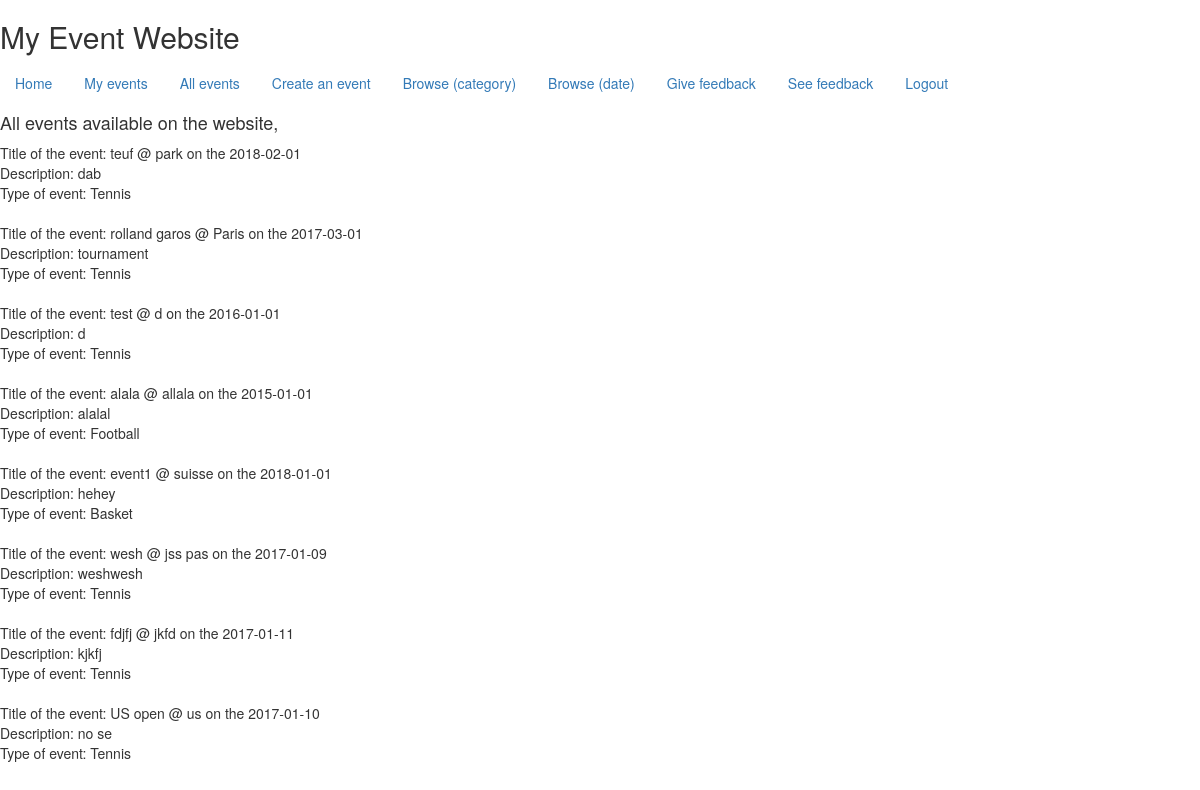
Screenshot of /allEvents.php with the database file from the repository.
### tables this page shows
CREATE TABLE IF NOT EXISTS `events` (
  `id` int(255) NOT NULL AUTO_INCREMENT,
  `title` varchar(255) NOT NULL,
  `description` varchar(255) NOT NULL,
  `location` varchar(255) NOT NULL,
  `startdate` date NOT NULL,
  `enddate` date NOT NULL,
  `categorisation` varchar(255) NOT NULL,
  `tickets` int(5) NOT NULL,
  `userid` int(11) NOT NULL,
  PRIMARY KEY (`id`),
  KEY `userid` (`userid`)
);

### allEvents.php (the view, shortened to what this page needs)
<?php
$query = "SELECT * FROM events";
$result = mysql_query($query);
?>
<!doctype html>
<html>
  <link rel="stylesheet" href="https://maxcdn.bootstrapcdn.com/bootstrap/3.3.7/css/bootstrap.min.css">
<head>
</head>
<body>
 <h2>My Event Website</h2>
  <ul class="nav nav-pills" role="tablist">
    <li><a href="home.html">Home</a></li>
    <li><a href="myevents.php">My events</a></li>
    <li><a href=" class=active">All events</a></li>
    <li><a href="createEvent.php">Create an event</a></li>
    <li><a href="browsebycategory.php">Browse (category)</a></li>
    <li><a href="browseByDate.php">Browse (date)</a></li>
    <li><a href="feedback.php">Give feedback</a></li>
    <li><a href="seefeedback.php">See feedback</a></li>
    <li> <a href="logout.php">Logout</a></li>
  </ul>
     <h4> All events available on the website, <?=$_SESSION['sess_name'];?> </h4>
    <div>
    <?php
while($row = mysql_fetch_array($result)){
   echo "Title of the event: " . $row['title'] . " @ " . $row['location'] . "</td> <td>" . " on the " . $row['startdate']."<br />". "Description: " .  $row['description']."<br />". "Type of event: " .  $row['categorisation']."<br />" . "</td><br /></tr>" ;
}
    ?>
        </div>
</body>
</html>

### rows the page displays
events: title "teuf", location "park", startdate "2018-02-01", description "dab", categorisation "Tennis"
events: title "rolland garos", location "Paris", startdate "2017-03-01", description "tournament", categorisation "Tennis"
events: title "test", location "d", startdate "2016-01-01", description "d", categorisation "Tennis"
events: title "alala", location "allala", startdate "2015-01-01", description "alalal", categorisation "Football"
events: title "event1", location "suisse", startdate "2018-01-01", description "hehey", categorisation "Basket"
events: title "wesh", location "jss pas", startdate "2017-01-09", description "weshwesh", categorisation "Tennis"
events: title "fdjfj", location "jkfd", startdate "2017-01-11", description "kjkfj", categorisation "Tennis"
events: title "US open", location "us", startdate "2017-01-10", description "no se", categorisation "Tennis"
